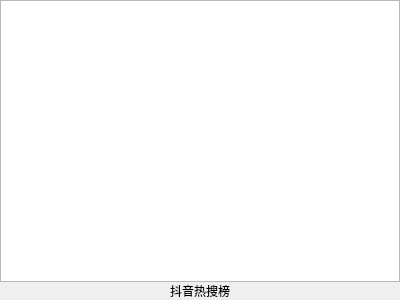
<?xml version="1.0" encoding="UTF-8"?>
<ui version="4.0">
 <class>douyin</class>
 <widget class="QWidget" name="douyin">
  <property name="geometry">
   <rect>
    <x>0</x>
    <y>0</y>
    <width>400</width>
    <height>300</height>
   </rect>
  </property>
  <property name="windowTitle">
   <string>Form</string>
  </property>
  <layout class="QVBoxLayout" name="verticalLayout_2">
   <property name="spacing">
    <number>0</number>
   </property>
   <property name="leftMargin">
    <number>0</number>
   </property>
   <property name="topMargin">
    <number>0</number>
   </property>
   <property name="rightMargin">
    <number>0</number>
   </property>
   <property name="bottomMargin">
    <number>0</number>
   </property>
   <item>
    <layout class="QVBoxLayout" name="verticalLayout">
     <property name="spacing">
      <number>0</number>
     </property>
     <item>
      <widget class="QListWidget" name="listWidget">
       <property name="styleSheet">
        <string notr="true">QListView {
    outline: none;
}

#listWidget::item {
    background-color: #ffffff;
    color: #000000;
    border: transparent;
    border-bottom: 1px solid #dbdbdb;
    padding: 8px;
}

#listWidget::item:hover {
    background-color: #f5f5f5;
}

#listWidget::item:selected {
    border-left: 5px solid #777777;
}

#listWidget_2::item {
    background-color: #393d49;
    color: #ffffff;
    border: transparent;
    padding: 8px;
}

#listWidget_2::item:hover {
    background-color: #4e5465;
}

#listWidget_2::item:selected {
    border-left: 5px solid #009688;
}</string>
       </property>
      </widget>
     </item>
     <item>
      <widget class="QLabel" name="label">
       <property name="text">
        <string>抖音热搜榜</string>
       </property>
       <property name="alignment">
        <set>Qt::AlignCenter</set>
       </property>
      </widget>
     </item>
    </layout>
   </item>
  </layout>
 </widget>
 <resources/>
 <connections/>
</ui>
